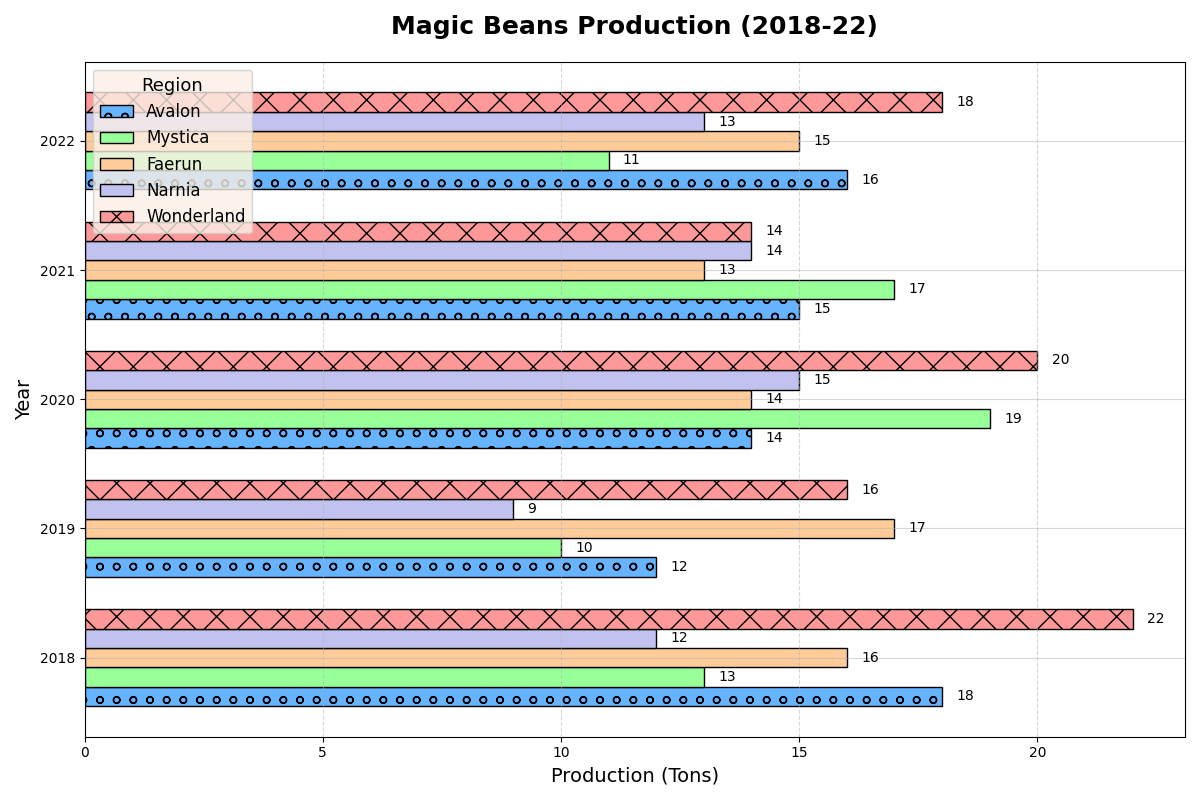

This figure's Python source:
import matplotlib.pyplot as plt
import numpy as np

regions = ['Avalon', 'Mystica', 'Faerun', 'Narnia', 'Wonderland']
years = [2018, 2019, 2020, 2021, 2022]

production_data = np.array([
    [18, 12, 14, 15, 16],
    [13, 10, 19, 17, 11],
    [16, 17, 14, 13, 15],
    [12, 9, 15, 14, 13],
    [22, 16, 20, 14, 18]
])

bar_height = 0.15
y = np.arange(len(years))
fig, ax = plt.subplots(figsize=(12, 8))

colors = ['#66b3ff', '#99ff99', '#ffcc99', '#c2c2f0', '#ff9999']
markers = ['o', 's', '^', 'D', 'X']
linestyles = ['-', '--', '-.', ':', '-']
for i, region in enumerate(regions):
    ax.barh(y + i * bar_height, production_data[i], height=bar_height, label=region, color=colors[i], edgecolor='black', hatch=markers[i])

ax.set_title('Magic Beans Production (2018-22)', fontsize=18, fontweight='bold', pad=20)
ax.set_ylabel('Year', fontsize=14)
ax.set_xlabel('Production (Tons)', fontsize=14)
ax.set_yticks(y + bar_height * 2)
ax.set_yticklabels(years)
ax.legend(title='Region', fontsize=12, title_fontsize='13', loc='upper left', frameon=True, facecolor='linen')
ax.grid(axis='y', linestyle=linestyles[0], alpha=0.5)
ax.xaxis.grid(linestyle=linestyles[1], alpha=0.5)

for i in range(len(regions)):
    for j in range(len(years)):
        ax.text(production_data[i, j] + 0.3, y[j] + i * bar_height, str(production_data[i, j]), va='center', ha='left', fontsize=10)

plt.tight_layout()
plt.show()
